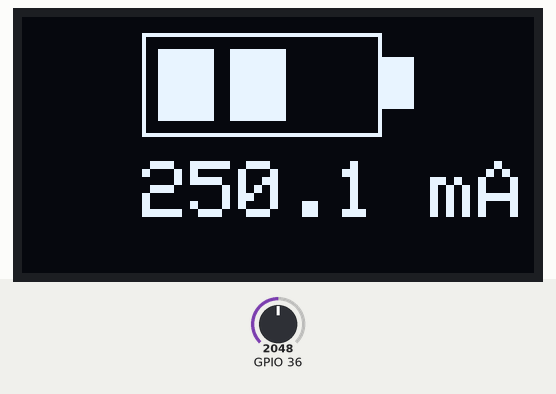
This sketch was run on a simulated ESP32. Shown: 128×64 one-colour display. The test bench sets the inputs (shaded band); at power-on: GPIO 36 = 2048.

Above: at 1.8 s.
1.9 s: GPIO 36 set to 2866
At 3.1 s:
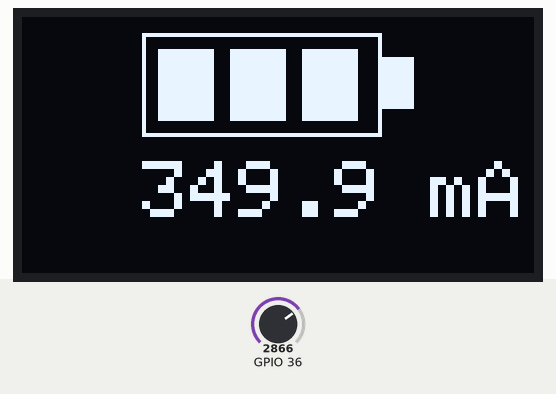
3.6 s: GPIO 36 set to 3603
At 5.3 s:
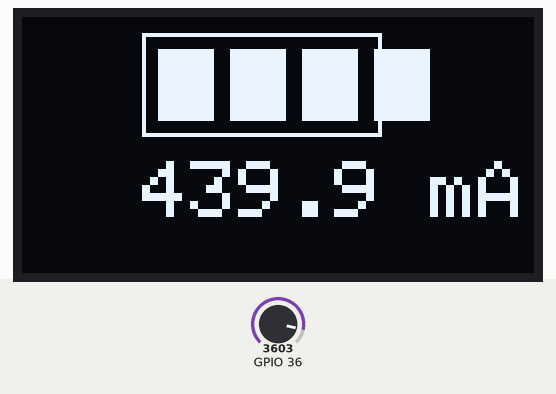
5.6 s: GPIO 36 set to 4095
At 7.5 s:
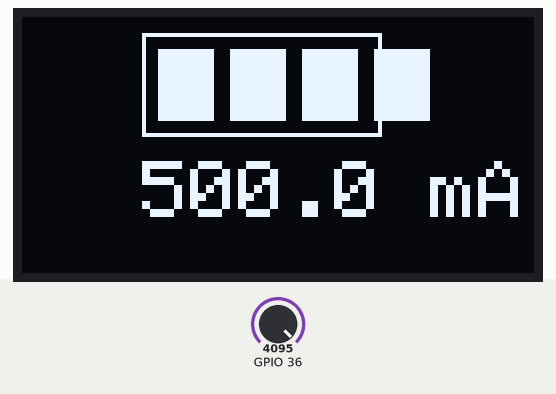
Timing chart, 0 to 9.0 s (numbered marks = the images above; inputs shaded):
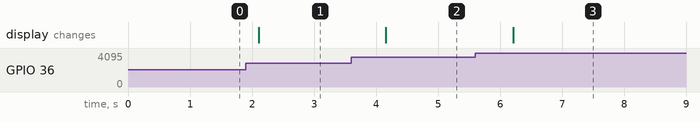

The sketch:

Test_3_nicer.ino
```cpp
#include <Wire.h>
#include <Adafruit_GFX.h>
#include <Adafruit_SSD1306.h>

#define SCREEN_WIDTH 128
#define SCREEN_HEIGHT 64

Adafruit_SSD1306 display(SCREEN_WIDTH, SCREEN_HEIGHT, &Wire, -1);

// — simulate a current reading (replace with your sensor code) —
float readCurrent_mA() {
  return analogRead(A0) / 4095.0 * 500.0;  // 0–500 mA range
}

void setup() {
  Wire.begin(21, 22);                      // ESP32 I2C: SDA, SCL
  display.begin(SSD1306_SWITCHCAPVCC, 0x3C);
  display.clearDisplay();
}

void loop() {
  float current_mA = readCurrent_mA();

  // determine how many of the 4 bars to fill
  int bars = 0;
  if (current_mA > 100) bars = 1;
  if (current_mA > 200) bars = 2;
  if (current_mA > 300) bars = 3;
  if (current_mA > 400) bars = 4;

  display.clearDisplay();

  // --- BATTERY ICON (top half) ---
  const int batW    = 60;              // battery body width
  const int batH    = 26;              // thinner height
  const int tipW    = 8;
  const int tipH    = batH / 2;        // tip is half the body height
  const int batX    = (SCREEN_WIDTH - (batW + tipW)) / 2;  // center horizontally
  const int batY    = 4;               // top margin

  // outline
  display.drawRect(batX, batY, batW, batH, SSD1306_WHITE);
  // tip
  display.fillRect(batX + batW,batY + (batH - tipH)/2,tipW, tipH,SSD1306_WHITE);

  // fill bars inside
  const int slotCount = 4;
  const int slotW     = 14;
  const int slotH     = batH - 2*4;    // leave 4px padding top & bottom
  const int slotXoff  = 4;             // left padding
  const int slotYoff  = 4;             // top padding
  const int slotGap   = 18;            // distance between bar origins

  for (int i = 0; i < bars; i++) {
    int x = batX + slotXoff + i * slotGap;
    int y = batY + slotYoff;
    display.fillRect(x, y, slotW, slotH, SSD1306_WHITE);
  }

  // --- CURRENT DISPLAY (bottom half) ---
  display.setTextSize(2);
  display.setTextColor(SSD1306_WHITE);
  int txtY = SCREEN_HEIGHT/2 + 4;      // start just into bottom half
  display.setCursor(30, txtY);
  display.print(current_mA, 1);
  display.print(" mA");

  display.display();
  delay(1000);
}
```

Measured:
- after the input at 1.9 s, the display: changes after 0.21 s (image 1)
- after the input at 3.6 s, the display: changes after 0.56 s (image 2)
- after the input at 5.6 s, the display: changes after 0.61 s (image 3)
